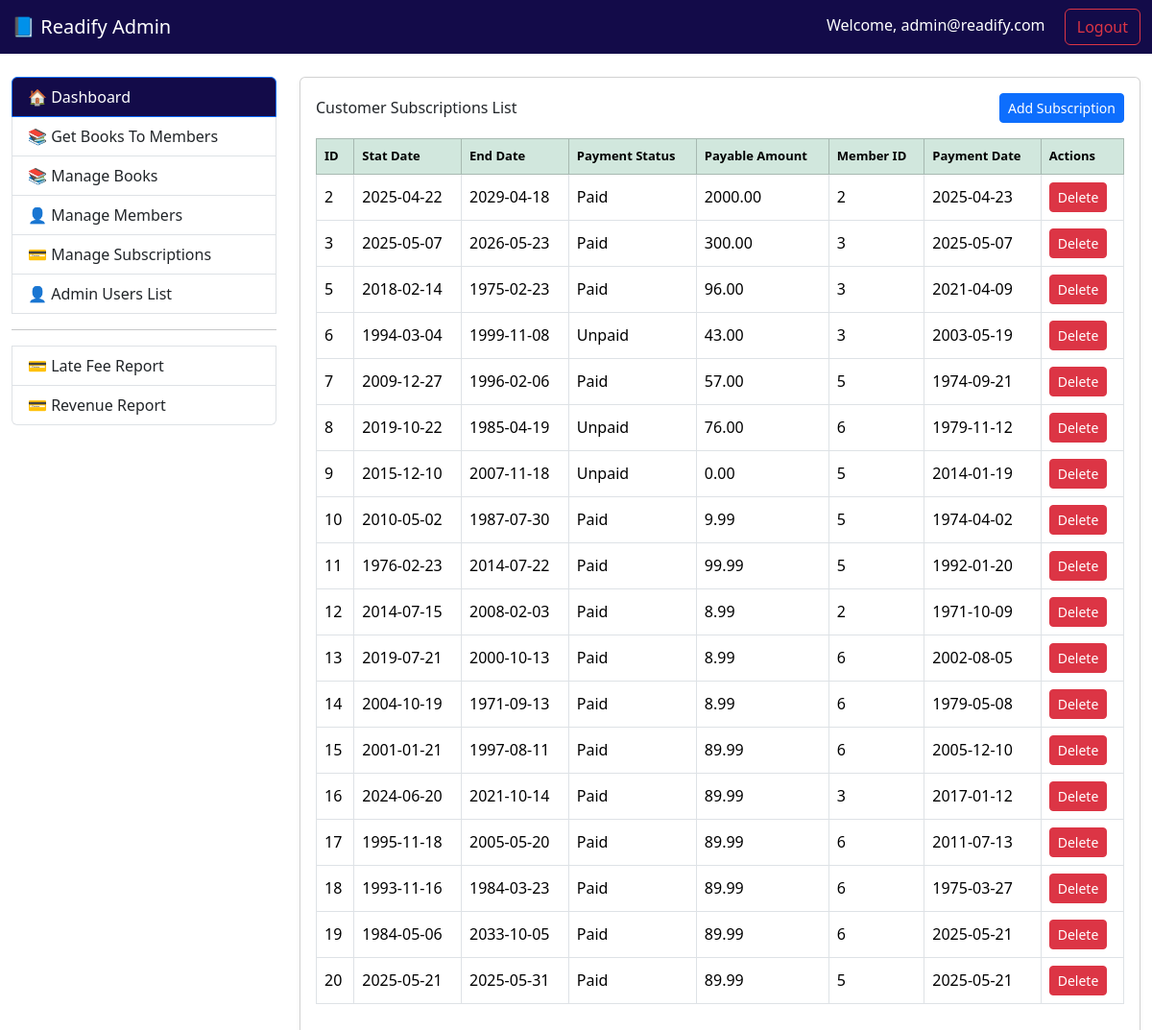
The page /customer-subscriptions (signed in) on the database its author committed.
### tables this page shows
CREATE TABLE `customer_subscriptions` (
  `id` int(11) NOT NULL,
  `member_id` int(11) DEFAULT NULL,
  `subscription_id` int(10) DEFAULT 1,
  `start_date` date NOT NULL,
  `end_date` date NOT NULL,
  `payment_status` varchar(20) NOT NULL,
  `payable_amount` decimal(10,2) NOT NULL,
  `payment_date` date DEFAULT NULL,
  `created_at` timestamp NOT NULL DEFAULT current_timestamp(),
  `updated_at` timestamp NOT NULL DEFAULT current_timestamp() ON UPDATE current_timestamp()
);

### core/Controller.php (called while the page is built, shortened)
<?php
abstract class Controller {
    protected function view($view, $data = []) {
        extract($data);
        require_once "../views/{$view}.php";
    }
}

### controllers/CustomerSubscriptionsController.php (called while the page is built, shortened)
<?php
require_once '../core/Controller.php';
require_once '../models/CustomerSubscriptions.php';
class CustomerSubscriptionsController extends Controller {
    public function index() {
        try {
            $subscriptions = new CustomerSubscriptions();
            $getMembers = new Members();
            $getSubscriptionsPackage = $subscriptions->getSubscriptionsPackage();
            $getSubscriptions = $subscriptions->getSubscriptions();
            return $this->view('customer-subscriptions', [
                'getSubscriptions' => $getSubscriptions,
                'getSubscriptionsPackage' => $getSubscriptionsPackage,
                'members' => $getMembers->index(),
            ]);
        } catch (\Exception $e) {
            error_log($e->getMessage());
            echo "An error occurred while loading the page.";
        }
    }
}

### public/index.php (called while the page is built, shortened)
<?php
require_once '../routes/web.php';

### core/Model.php (called while the page is built, shortened)
<?php
require_once __DIR__ . '/../config/Database.php';
abstract class Model {
    public function __construct() {
        $database = new Database();
        $database->connect();
        $this->db = $database->pdo;
    }
}

### config/Database.php (called while the page is built, shortened)
<?php
class Database {
    public function connect() {
        $host = 'localhost';
        $db = 'readify';
        $user = 'root';
        $pass = '';
        $charset = 'utf8mb4';
        $dsn = "mysql:host=$host;dbname=$db;charset=$charset";
        try {
            $this->pdo = new PDO($dsn, $user, $pass);
            $this->pdo->setAttribute(PDO::ATTR_ERRMODE, PDO::ERRMODE_EXCEPTION);
            return $this->pdo;
        } catch (PDOException $e) {
            die("Connection failed: " . $e->getMessage());
        }
    }
}

### models/CustomerSubscriptions.php (called while the page is built, shortened)
<?php
require_once '../core/Model.php';
class CustomerSubscriptions extends Model {
    public function getSubscriptions() {
        try {
            $stmt = $this->db->prepare("
                SELECT * FROM customer_subscriptions
            ");
            $stmt->execute();
            return $stmt->fetchAll(PDO::FETCH_OBJ);
        } catch (PDOException $e) {
            error_log($e->getMessage());
            return [];
        }
    }
}
?>

### core/MakeUrl.php (called while the page is built)
<?php
class MakeUrl
{
    function url($path = '')
    {
        $protocol = (!empty($_SERVER['HTTPS']) && $_SERVER['HTTPS'] !== 'off') ? 'https://' : 'http://';
        $host = $_SERVER['HTTP_HOST'];
        $scriptDir = rtrim(str_replace(basename($_SERVER['SCRIPT_NAME']), '', $_SERVER['SCRIPT_NAME']), '/');
        $baseUrl = $protocol . $host . $scriptDir;
        $baseUrl = rtrim($baseUrl, '/');
        $path = ltrim($path, '/');
        return $baseUrl . '/' . $path;
    }
}
?>

### views/customer-subscriptions.php (the view, shortened to what this page needs)
<?php
    require_once 'layouts/page-header.php';
    require_once 'layouts/navbar.php';
?>
<div class="container-fluid mt-4">
    <div class="row mt-4">
    <?php require_once 'layouts/sidebar.php'; ?>
    <div class="col-md-9">
        <div class="card shadow-sm">
            <div class="card-body">
                <div class="d-flex justify-content-between align-items-center mb-3">
                    <h6 class="mb-0">Customer Subscriptions List</h6>
                    <button class="btn btn-primary btn-sm" data-bs-toggle="modal" data-bs-target="#addCusSubsModal">
                        Add Subscription
                    </button>
                </div>
                    <?php if (!empty($getSubscriptions)) : ?>
                        <div class="table-responsive">
                            <table class="table table-bordered table-hover align-middle">
                                <thead class="table-success">
                                    <tr>
                                        <th>ID</th>
                                        <th>Stat Date</th>
                                        <th>End Date</th>
                                        <th>Payment Status</th>
                                        <th>Payable Amount</th>
                                        <th>Member ID</th>
                                        <th>Payment Date</th>
                                        <th>Actions</th>
                                    </tr>
                                </thead>
                                <tbody>
                                    <?php foreach ($getSubscriptions as $subs) : ?>
                                        <tr>
                                            <td><?= htmlspecialchars($subs->id) ?></td>
                                            <td><?= htmlspecialchars($subs->start_date) ?></td>
                                            <td><?= htmlspecialchars($subs->end_date) ?></td>
                                            <td><?= htmlspecialchars($subs->payment_status==1?'Paid':'Unpaid') ?></td>
                                            <td><?= htmlspecialchars($subs->payable_amount) ?></td>
                                            <td><?= htmlspecialchars($subs->member_id) ?></td>
                                            <td><?= htmlspecialchars($subs->payment_date) ?></td>
                                            <td>
                                                <form method="GET" action="<?php echo $url->url('CusSubss/delete'); ?>">
                                                    <button type="submit" name="delete_CusSubs" class="btn btn-danger btn-sm" onclick="return confirm('Are you sure you want to delete this CusSubs?')">Delete</button>
                                                </form>
                                            </td>
                                        </tr>
                                    <?php endforeach; ?>
                                </tbody>
                            </table>
                        </div>
                    <?php else : ?>
                    <div class="alert alert-info">No Customer Subscriptions found.</div>
                        <?php endif; ?>
                    </div>
                </div>
        </div>
</div>
</div>
<?php require_once 'layouts/page-footer.php'; ?>

### views/customer-subscriptions.php (style rules this page uses)
th { font-weight: bold; font-size: 13px; }

### rows shown on the page
customer_subscriptions: id "2", start_date "2025-04-22", end_date "2029-04-18", payment_status "Paid", payable_amount "2000.00", member "2", payment_date "2025-04-23"
customer_subscriptions: id "3", start_date "2025-05-07", end_date "2026-05-23", payment_status "Paid", payable_amount "300.00", member "3", payment_date "2025-05-07"
customer_subscriptions: id "5", start_date "2018-02-14", end_date "1975-02-23", payment_status "Paid", payable_amount "96.00", member "3", payment_date "2021-04-09"
customer_subscriptions: id "6", start_date "1994-03-04", end_date "1999-11-08", payment_status "Unpaid", payable_amount "43.00", member "3", payment_date "2003-05-19"
customer_subscriptions: id "7", start_date "2009-12-27", end_date "1996-02-06", payment_status "Paid", payable_amount "57.00", member "5", payment_date "1974-09-21"
customer_subscriptions: id "8", start_date "2019-10-22", end_date "1985-04-19", payment_status "Unpaid", payable_amount "76.00", member "6", payment_date "1979-11-12"
customer_subscriptions: id "9", start_date "2015-12-10", end_date "2007-11-18", payment_status "Unpaid", payable_amount "0.00", member "5", payment_date "2014-01-19"
customer_subscriptions: id "10", start_date "2010-05-02", end_date "1987-07-30", payment_status "Paid", payable_amount "9.99", member "5", payment_date "1974-04-02"
customer_subscriptions: id "11", start_date "1976-02-23", end_date "2014-07-22", payment_status "Paid", payable_amount "99.99", member "5", payment_date "1992-01-20"
customer_subscriptions: id "12", start_date "2014-07-15", end_date "2008-02-03", payment_status "Paid", payable_amount "8.99", member "2", payment_date "1971-10-09"
customer_subscriptions: id "13", start_date "2019-07-21", end_date "2000-10-13", payment_status "Paid", payable_amount "8.99", member "6", payment_date "2002-08-05"
customer_subscriptions: id "14", start_date "2004-10-19", end_date "1971-09-13", payment_status "Paid", payable_amount "8.99", member "6", payment_date "1979-05-08"
customer_subscriptions: id "15", start_date "2001-01-21", end_date "1997-08-11", payment_status "Paid", payable_amount "89.99", member "6", payment_date "2005-12-10"
customer_subscriptions: id "16", start_date "2024-06-20", end_date "2021-10-14", payment_status "Paid", payable_amount "89.99", member "3", payment_date "2017-01-12"
customer_subscriptions: id "17", start_date "1995-11-18", end_date "2005-05-20", payment_status "Paid", payable_amount "89.99", member "6", payment_date "2011-07-13"
customer_subscriptions: id "18", start_date "1993-11-16", end_date "1984-03-23", payment_status "Paid", payable_amount "89.99", member "6", payment_date "1975-03-27"
customer_subscriptions: id "19", start_date "1984-05-06", end_date "2033-10-05", payment_status "Paid", payable_amount "89.99", member "6", payment_date "2025-05-21"
customer_subscriptions: id "20", start_date "2025-05-21", end_date "2025-05-31", payment_status "Paid", payable_amount "89.99", member "5", payment_date "2025-05-21"

### other values the page prints
$_SESSION['admin']['email'] "admin@readify.com"
